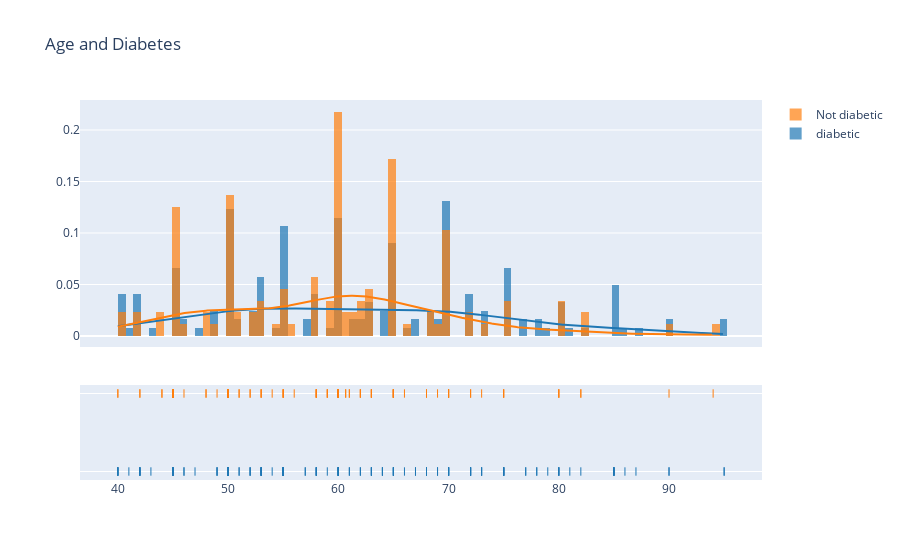

Notebook cell for this chart:
### Markdown cell above
we can more clearly see in the pink color the non diabetic tend to be younger
and the diabetic in blue tends to be older in age

### Code cell
diabetic_age = heart_failure[heart_failure["diabetes"]==0]["age"]
non_diabetic_age = heart_failure[heart_failure["diabetes"]==1]["age"]
data = [diabetic_age,non_diabetic_age]
label = ['diabetic', 'Not diabetic']
fig = ff.create_distplot(data, label, bin_size=0.7)
fig.update_layout(
    title_text="Age and Diabetes")
fig.show()

### Figure 1 — Plotly figure (JSON) as saved in the notebook; plotly's stock layout.template omitted (floating-point values rounded to 4 significant figures; data arrays with more than 128 entries replaced by an {"elided": "..."} marker saying what was removed)
{"data": [{"autobinx": false, "histnorm": "probability density", "legendgroup": "diabetic", "marker": {"color": "rgb(31, 119, 180)"}, "name": "diabetic", "opacity": 0.7, "type": "histogram", "x": {"elided": "174 int values"}, "xaxis": "x", "xbins": {"end": 95, "size": 0.7, "start": 40}, "yaxis": "y"}, {"autobinx": false, "histnorm": "probability density", "legendgroup": "Not diabetic", "marker": {"color": "rgb(255, 127, 14)"}, "name": "Not diabetic", "opacity": 0.7, "type": "histogram", "x": [65, 60, 48, 65, 53, 75, 80, 70, 82, 94, 50, 50, 65, 69, 90, 82, 60, 60, 50, 70, 72, 60, 50, 60, 60, 70, 60, 72, 45, 42, 65, 58, 65, 42, 75, 60, 59, 65, 44, 70, 60, 58, 63, 60, 63, 45, 45, 50, 60, 60, 65, 66, 60, 46, 58, 53, 60, 65, 62, 50, 62, 50, 60, 50, 45, 80, 59, 65, 51, 65, 63, 40, 59, 65, 60.67, 60, 60.67, 80, 50, 73, 45, 50, 60, 45, 50, 60, 49, 70, 48, 68, 55, 58, 75, 65, 70, 65, 54, 61, 53, 55, 70, 52, 58, 45, 65, 68, 61, 56, 45, 40, 44, 51, 60, 70, 50, 55, 70, 55, 45, 65, 45, 52, 63, 62, 45], "xaxis": "x", "xbins": {"end": 94, "size": 0.7, "start": 40}, "yaxis": "y"}, {"legendgroup": "diabetic", "marker": {"color": "rgb(31, 119, 180)"}, "mode": "lines", "name": "diabetic", "showlegend": false, "type": "scatter", "x": {"elided": "500 float values"}, "xaxis": "x", "y": {"elided": "500 float values"}, "yaxis": "y"}, {"legendgroup": "Not diabetic", "marker": {"color": "rgb(255, 127, 14)"}, "mode": "lines", "name": "Not diabetic", "showlegend": false, "type": "scatter", "x": {"elided": "500 float values"}, "xaxis": "x", "y": {"elided": "500 float values"}, "yaxis": "y"}, {"legendgroup": "diabetic", "marker": {"color": "rgb(31, 119, 180)", "symbol": "line-ns-open"}, "mode": "markers", "name": "diabetic", "showlegend": false, "type": "scatter", "x": {"elided": "174 int values"}, "xaxis": "x", "y": {"elided": "174 str values"}, "yaxis": "y2"}, {"legendgroup": "Not diabetic", "marker": {"color": "rgb(255, 127, 14)", "symbol": "line-ns-open"}, "mode": "markers", "name": "Not diabetic", "showlegend": false, "type": "scatter", "x": [65, 60, 48, 65, 53, 75, 80, 70, 82, 94, 50, 50, 65, 69, 90, 82, 60, 60, 50, 70, 72, 60, 50, 60, 60, 70, 60, 72, 45, 42, 65, 58, 65, 42, 75, 60, 59, 65, 44, 70, 60, 58, 63, 60, 63, 45, 45, 50, 60, 60, 65, 66, 60, 46, 58, 53, 60, 65, 62, 50, 62, 50, 60, 50, 45, 80, 59, 65, 51, 65, 63, 40, 59, 65, 60.67, 60, 60.67, 80, 50, 73, 45, 50, 60, 45, 50, 60, 49, 70, 48, 68, 55, 58, 75, 65, 70, 65, 54, 61, 53, 55, 70, 52, 58, 45, 65, 68, 61, 56, 45, 40, 44, 51, 60, 70, 50, 55, 70, 55, 45, 65, 45, 52, 63, 62, 45], "xaxis": "x", "y": ["Not diabetic", "Not diabetic", "Not diabetic", "Not diabetic", "Not diabetic", "Not diabetic", "Not diabetic", "Not diabetic", "Not diabetic", "Not diabetic", "Not diabetic", "Not diabetic", "Not diabetic", "Not diabetic", "Not diabetic", "Not diabetic", "Not diabetic", "Not diabetic", "Not diabetic", "Not diabetic", "Not diabetic", "Not diabetic", "Not diabetic", "Not diabetic", "Not diabetic", "Not diabetic", "Not diabetic", "Not diabetic", "Not diabetic", "Not diabetic", "Not diabetic", "Not diabetic", "Not diabetic", "Not diabetic", "Not diabetic", "Not diabetic", "Not diabetic", "Not diabetic", "Not diabetic", "Not diabetic", "Not diabetic", "Not diabetic", "Not diabetic", "Not diabetic", "Not diabetic", "Not diabetic", "Not diabetic", "Not diabetic", "Not diabetic", "Not diabetic", "Not diabetic", "Not diabetic", "Not diabetic", "Not diabetic", "Not diabetic", "Not diabetic", "Not diabetic", "Not diabetic", "Not diabetic", "Not diabetic", "Not diabetic", "Not diabetic", "Not diabetic", "Not diabetic", "Not diabetic", "Not diabetic", "Not diabetic", "Not diabetic", "Not diabetic", "Not diabetic", "Not diabetic", "Not diabetic", "Not diabetic", "Not diabetic", "Not diabetic", "Not diabetic", "Not diabetic", "Not diabetic", "Not diabetic", "Not diabetic", "Not diabetic", "Not diabetic", "Not diabetic", "Not diabetic", "Not diabetic", "Not diabetic", "Not diabetic", "Not diabetic", "Not diabetic", "Not diabetic", "Not diabetic", "Not diabetic", "Not diabetic", "Not diabetic", "Not diabetic", "Not diabetic", "Not diabetic", "Not diabetic", "Not diabetic", "Not diabetic", "Not diabetic", "Not diabetic", "Not diabetic", "Not diabetic", "Not diabetic", "Not diabetic", "Not diabetic", "Not diabetic", "Not diabetic", "Not diabetic", "Not diabetic", "Not diabetic", "Not diabetic", "Not diabetic", "Not diabetic", "Not diabetic", "Not diabetic", "Not diabetic", "Not diabetic", "Not diabetic", "Not diabetic", "Not diabetic", "Not diabetic", "Not diabetic", "Not diabetic"], "yaxis": "y2"}], "layout": {"barmode": "overlay", "hovermode": "closest", "legend": {"traceorder": "reversed"}, "title": {"text": "Age and Diabetes"}, "xaxis": {"anchor": "y2", "domain": [0, 1], "zeroline": false}, "yaxis": {"anchor": "free", "domain": [0.35, 1], "position": 0}, "yaxis2": {"anchor": "x", "domain": [0, 0.25], "dtick": 1, "showticklabels": false}}}
